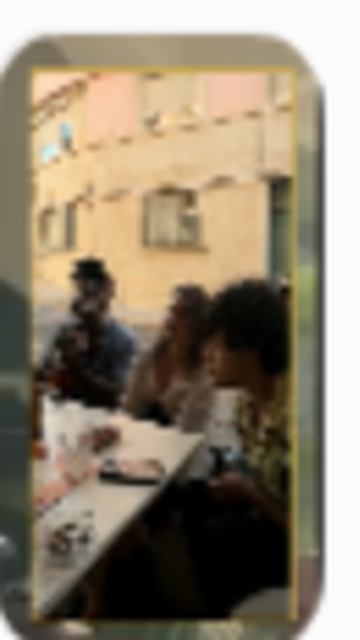
#> input picture Assets/membership/intro/pip_viv_01.png, 360 x 640 px
$ python lapa71_ig_carousel_today.py
#> lines starting #> are read from the running program, lines starting #| are printed output that depends on the picture
#!/usr/bin/env python3
"""
Build today's Instagram carousel (1080×1350) for Lapa71 / Kiss Your Heart mood.

Prefers real Windows D: when present; otherwise writes into the repo.
"""
from __future__ import annotations

import os
import sys
from datetime import date
from pathlib import Path

from PIL import Image, ImageDraw, ImageFont

REPO = Path(__file__).resolve().parents[1]
INTRO = REPO / "Assets" / "membership" / "intro"
FALLBACK_OUT = REPO / "Assets" / "membership" / "ig_carousel_today"

SLIDES = [
    ("pip_viv_01.png", "LAPA71", "Lisbon tables · real stages", "Kiss Your Heart"),
    ("pip_viv_02.png", "SOUND", "Music without borders", "Circle D Flow"),
    ("pip_viv_03.png", "JOY", "Glad you walk with us", "Wako Kungo"),
    ("pip_viv_04.png", "CREW", "Artists · audience · city", "Build bridges"),
    ("pip_viv_05.png", "FOLLOW", "Follow · Join · Support", "@wako.kungo"),
]


def windows_d_out() -> Path | None:
    # Only treat as real if the drive root exists (Windows) or /mnt/d (WSL)
    candidates = [
        Path(r"D:\Wakungo_Content_Studio\Lapa71\05_Reels\IG_Carousel_Today"),
        Path("/mnt/d/Wakungo_Content_Studio/Lapa71/05_Reels/IG_Carousel_Today"),
    ]
    for p in candidates:
        root = p.anchor if p.anchor else p.drive
        # On Linux Path(r"D:\...") is relative and must never be used
        if os.name != "nt" and not str(p).startswith("/mnt/d"):
            continue
        if p.parent.exists() or (os.name == "nt" and Path("D:/").exists()):
            if os.name == "nt" and Path("D:/Wakungo_Content_Studio/Lapa71/05_Reels").exists():
                return p
            if str(p).startswith("/mnt/d") and Path("/mnt/d/Wakungo_Content_Studio/Lapa71/05_Reels").exists():
                return p
    return None


def font(size: int) -> ImageFont.ImageFont:
    for p in (
        "/usr/share/fonts/truetype/dejavu/DejaVuSans-Bold.ttf",
        r"C:\Windows\Fonts\arialbd.ttf",
        "/usr/share/fonts/truetype/liberation/LiberationSans-Bold.ttf",
    ):
        fp = Path(p)
        if fp.exists():
            return ImageFont.truetype(str(fp), size)
    return ImageFont.load_default()


def make_slide(src: Path, kicker: str, line: str, brand: str, out: Path) -> None:
#> called with kicker = 'LAPA71', line = 'Lisbon tables · real stages', brand = 'Kiss Your Heart'
    W, H = 1080, 1350
    canvas = Image.new("RGB", (W, H), (8, 12, 22))
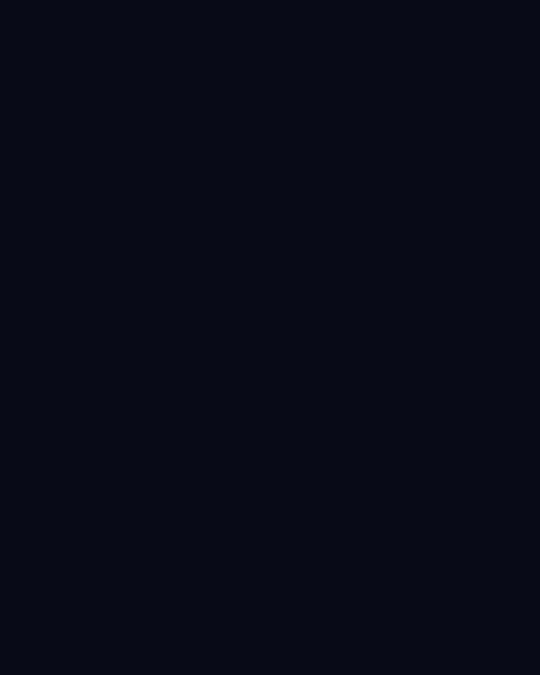
#> canvas: PIL image 1080x1350 RGB (shown at 1/2 size); mean R, G, B 8, 12, 22
    img = Image.open(src).convert("RGB")
#> img is the input picture: PIL image 360x640 RGB; mean R, G, B 143.6, 131.7, 112.1
    scale = max(W / img.width, H / img.height)
#> scale = 3
    nw, nh = int(img.width * scale), int(img.height * scale)
#> nw = 1080; nh = 1920
    img = img.resize((nw, nh), Image.Resampling.LANCZOS)
#> img: PIL image 1080x1920 RGB
    left, top = (nw - W) // 2, (nh - H) // 2
#> left = 0; top = 285
    img = img.crop((left, top, left + W, top + H))
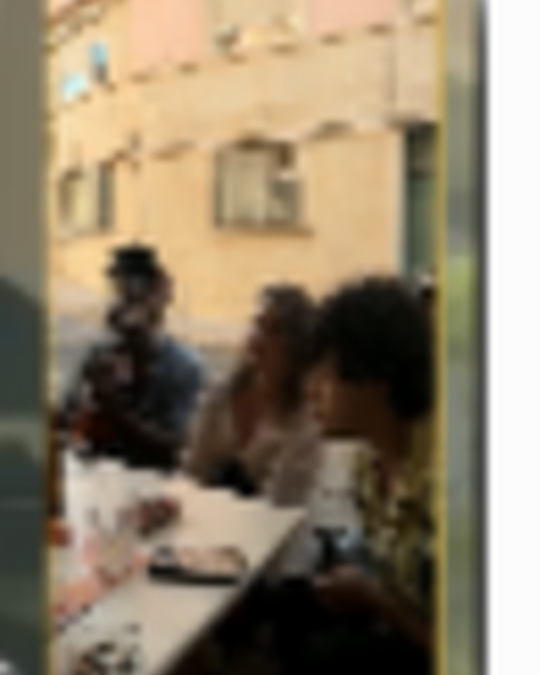
#> img: PIL image 1080x1350 RGB (shown at 1/2 size); mean R, G, B 142.5, 128.7, 106.5
    canvas.paste(img, (0, 0))

    overlay = Image.new("RGBA", (W, H), (0, 0, 0, 0))
#> overlay: PIL image 1080x1350 RGBA; every value is 0
    draw = ImageDraw.Draw(overlay)
    for y in range(H // 2, H):
        a = int(210 * ((y - H // 2) / (H // 2)))
        draw.line([(0, y), (W, y)], fill=(5, 8, 15, a))
    canvas = Image.alpha_composite(canvas.convert("RGBA"), overlay)
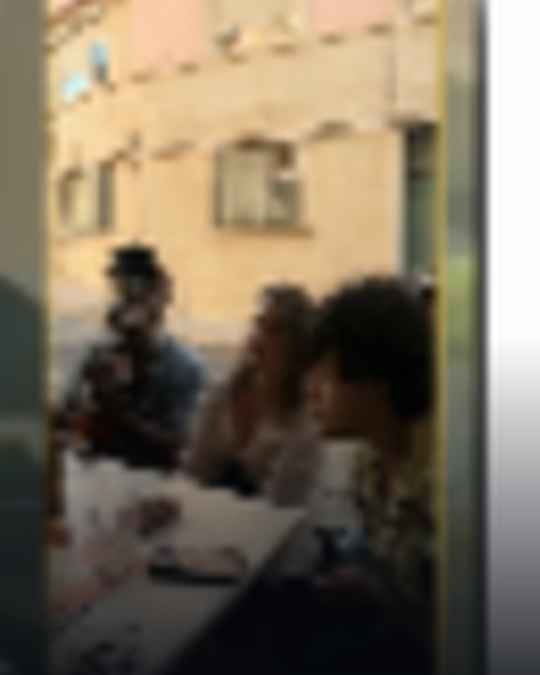
#> canvas: PIL image 1080x1350 RGBA (shown at 1/2 size); mean R, G, B, A 122.7, 110.9, 92.6, 255

    d = ImageDraw.Draw(canvas)
    d.text((64, H - 340), kicker, font=font(36), fill=(61, 224, 255, 255))
    d.text((64, H - 280), line, font=font(52), fill=(240, 215, 140, 255))
    d.text((64, H - 180), brand, font=font(34), fill=(244, 239, 230, 230))
    d.text((64, H - 110), date.today().isoformat(), font=font(24), fill=(154, 163, 178, 200))
    canvas.convert("RGB").save(out, "JPEG", quality=92, optimize=True)
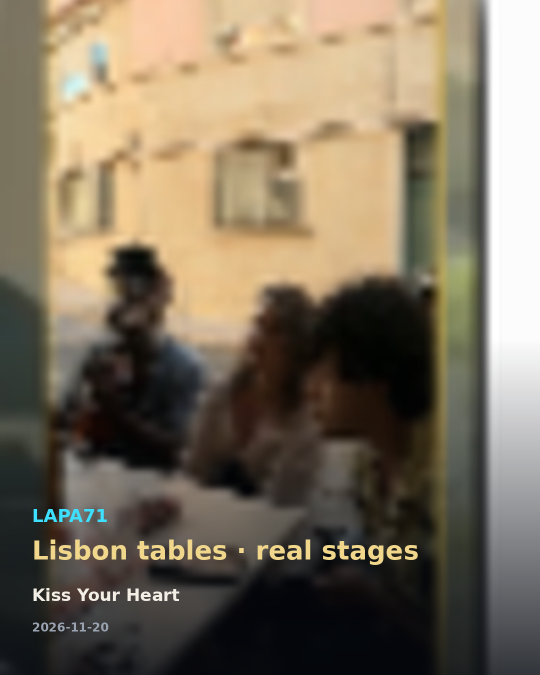
#> saved as slide_01_lapa71.jpg: PIL image 1080x1350 RGB (shown at 1/2 size); mean R, G, B 124.6, 112.9, 94
    print("wrote", out)


def main() -> int:
    out_dir = windows_d_out() or FALLBACK_OUT
    out_dir.mkdir(parents=True, exist_ok=True)
    n = 0
    for i, (name, kicker, line, brand) in enumerate(SLIDES, 1):
        src = INTRO / name
        if not src.exists():
            print("skip missing", src)
            continue
        make_slide(src, kicker, line, brand, out_dir / f"slide_{i:02d}_{kicker.lower()}.jpg")
        n += 1
#> pass 2 of the loop in main, `for i, (name, kicker, line, brand) in enumerate(SLIDES, 1):`:
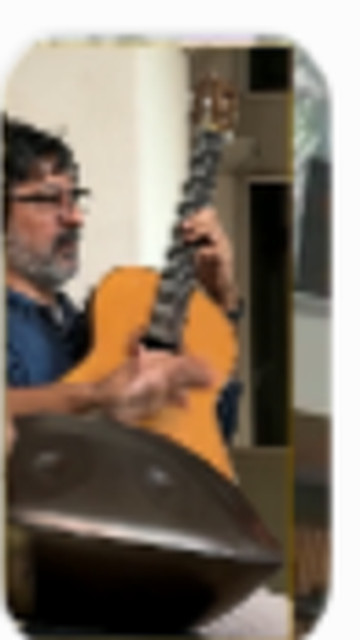
#> input picture Assets/membership/intro/pip_viv_02.png, 360 x 640 px
#> in make_slide, img is the input picture: PIL image 360x640 RGB; mean R, G, B 131.6, 118.9, 105.1
#> in make_slide (call 2), `img = img.crop((left, top, left + W, top + H))`:
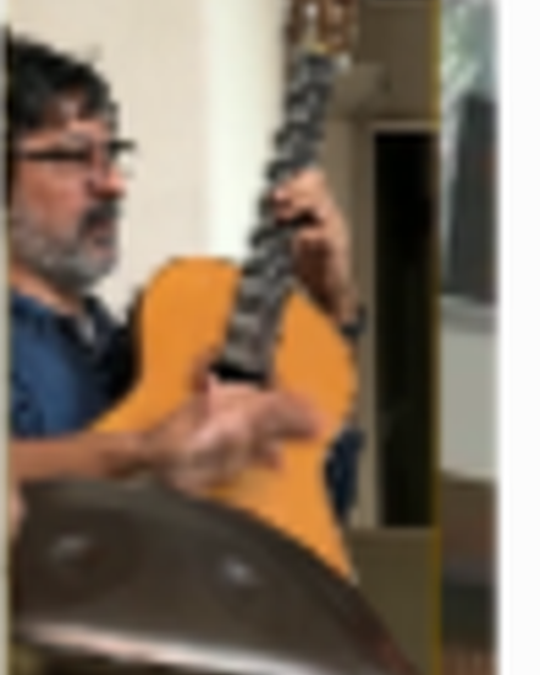
#> img: PIL image 1080x1350 RGB (shown at 1/2 size); mean R, G, B 128, 112.2, 95.9
#> in make_slide (call 2), `canvas.convert("RGB").save(out, "JPEG", quality=92, optimize=True)`:
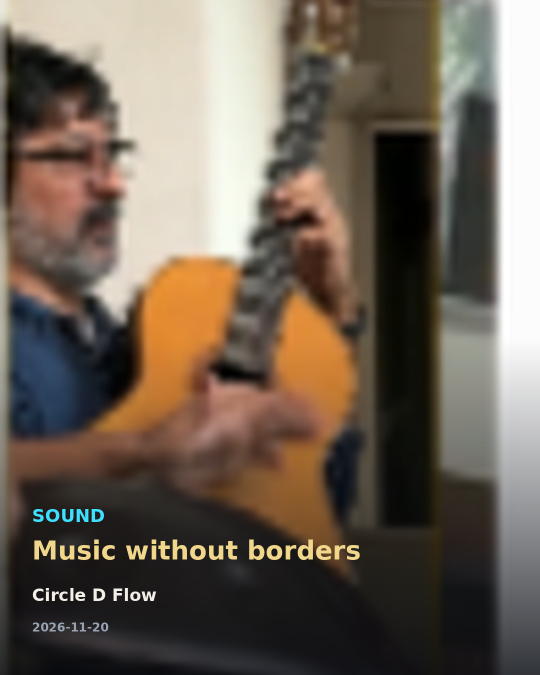
#> saved as slide_02_sound.jpg: PIL image 1080x1350 RGB (shown at 1/2 size); mean R, G, B 110, 97.9, 85.7
    (out_dir / "CAPTION.txt").write_text(
        "Kiss Your Heart · Lapa71\n"
        "Follow · Join · Support\n\n"
        "Lisbon culture · Wako stages · Circle D Flow Membership\n"
        "Free Bronze card → Sanctuary & Orbit\n\n"
        "Link in bio → Membership\n"
        "@wako.kungo\n"
        "#Lapa71 #WakoKungo #CircleDFlow #KissYourHeart #Lisbon\n",
        encoding="utf-8",
    )
    print(f"DONE {n} slides → {out_dir}")
    return 0 if n else 1


if __name__ == "__main__":
    sys.exit(main())
#> (the program exits here)
